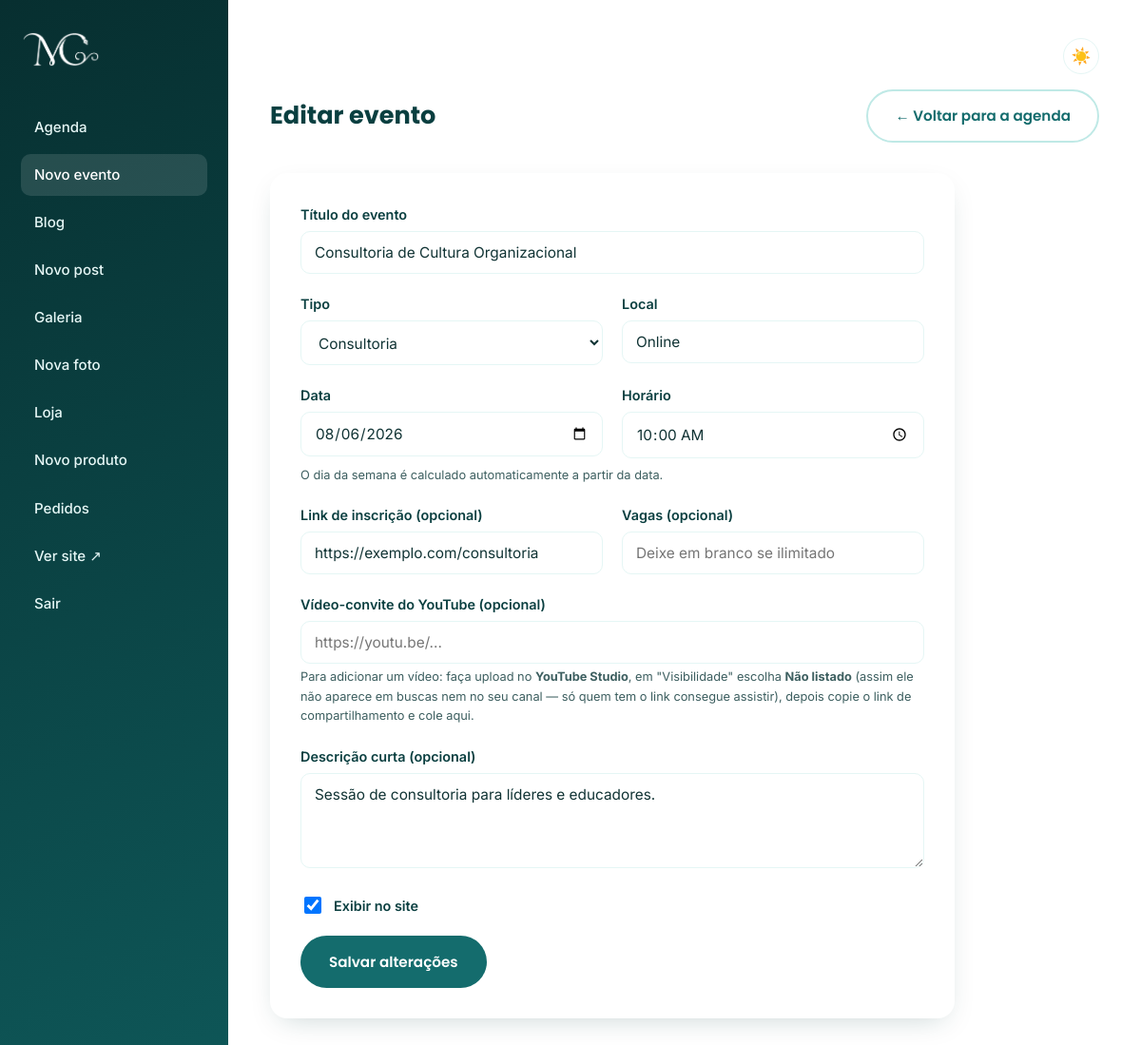
/admin/evento-form.php?id=2 (signed in), run on the app's committed database.
### tables this page shows
CREATE TABLE IF NOT EXISTS eventos (
    id INT UNSIGNED AUTO_INCREMENT PRIMARY KEY,
    titulo VARCHAR(255) NOT NULL,
    tipo ENUM('palestra', 'consultoria', 'workshop', 'outro') NOT NULL DEFAULT 'palestra',
    local VARCHAR(255) NOT NULL,
    link_inscricao VARCHAR(500) DEFAULT NULL,
    video_youtube_url VARCHAR(500) DEFAULT NULL,
    data_evento DATE NOT NULL,
    hora_evento TIME NOT NULL,
    vagas SMALLINT UNSIGNED DEFAULT NULL,
    descricao TEXT DEFAULT NULL,
    ativo TINYINT(1) NOT NULL DEFAULT 1,
    created_at TIMESTAMP NOT NULL DEFAULT CURRENT_TIMESTAMP,
    updated_at TIMESTAMP NOT NULL DEFAULT CURRENT_TIMESTAMP ON UPDATE CURRENT_TIMESTAMP,
    INDEX idx_data_evento (data_evento)
);

### includes/config.php (called while the page is built, shortened)
<?php
function db(): PDO
{
    static $pdo = null;
    if ($pdo === null) {
        $dsn = 'mysql:host=' . DB_HOST . ';dbname=' . DB_NAME . ';charset=utf8mb4';
        $pdo = new PDO($dsn, DB_USER, DB_PASS, [
            PDO::ATTR_ERRMODE => PDO::ERRMODE_EXCEPTION,
            PDO::ATTR_DEFAULT_FETCH_MODE => PDO::FETCH_ASSOC,
            PDO::ATTR_EMULATE_PREPARES => false,
        ]);
    }
    return $pdo;
}

### includes/functions.php (called while the page is built, shortened)
<?php
require_once __DIR__ . '/config.php';
function e(?string $value): string
{
    return htmlspecialchars($value ?? '', ENT_QUOTES, 'UTF-8');
}
function buscar_evento(int $id): ?array
{
    $stmt = db()->prepare('SELECT * FROM eventos WHERE id = ?');
    $stmt->execute([$id]);
    $evento = $stmt->fetch();
    return $evento ?: null;
}

### admin/evento-form.php (the view, shortened to what this page needs)
<?php
require_once __DIR__ . '/../includes/functions.php';
$id = isset($_GET['id']) ? (int) $_GET['id'] : (isset($_POST['id']) ? (int) $_POST['id'] : null);
$evento = $id ? buscar_evento($id) : null;
$valores = $evento ?? [
    'titulo' => '', 'tipo' => 'palestra', 'local' => '', 'link_inscricao' => '', 'video_youtube_url' => '',
    'data_evento' => '', 'hora_evento' => '', 'vagas' => '', 'descricao' => '', 'ativo' => 1,
];
require __DIR__ . '/includes/admin_header.php';
?>
<div class="admin-topbar">
  <h1><?= $id ? 'Editar evento' : 'Novo evento' ?></h1>
  <a href="/admin/eventos.php" class="btn btn-ghost">← Voltar para a agenda</a>
</div>
<div class="card" style="max-width:720px;">
  <form method="post" novalidate>
    <div class="form-group">
      <label for="titulo">Título do evento</label>
      <input class="form-control" type="text" id="titulo" name="titulo" required value="<?= e($valores['titulo']) ?>" placeholder="Ex: Palestra sobre Diálogo e World Café">
    </div>
    <div class="form-row">
      <div class="form-group">
        <label for="tipo">Tipo</label>
        <select class="form-control" id="tipo" name="tipo">
          <?php foreach (['palestra' => 'Palestra', 'consultoria' => 'Consultoria', 'workshop' => 'Workshop', 'outro' => 'Outro'] as $val => $label): ?>
            <option value="<?= e($val) ?>" <?= $valores['tipo'] === $val ? 'selected' : '' ?>><?= e($label) ?></option>
          <?php endforeach; ?>
        </select>
      </div>
      <div class="form-group">
        <label for="local">Local</label>
        <input class="form-control" type="text" id="local" name="local" required value="<?= e($valores['local']) ?>" placeholder="Ex: São Paulo, SP ou Online">
      </div>
    </div>
    <div class="form-row">
      <div class="form-group">
        <label for="data_evento">Data</label>
        <input class="form-control" type="date" id="data_evento" name="data_evento" required value="<?= e($valores['data_evento']) ?>">
      </div>
      <div class="form-group">
        <label for="hora_evento">Horário</label>
        <input class="form-control" type="time" id="hora_evento" name="hora_evento" required value="<?= e(substr($valores['hora_evento'] ?? '', 0, 5)) ?>">
      </div>
    </div>
    <p class="form-hint" style="margin-top:-12px; margin-bottom:20px;">O dia da semana é calculado automaticamente a partir da data.</p>
    <div class="form-row">
      <div class="form-group">
        <label for="link_inscricao">Link de inscrição (opcional)</label>
        <input class="form-control" type="url" id="link_inscricao" name="link_inscricao" value="<?= e($valores['link_inscricao']) ?>" placeholder="https://...">
      </div>
      <div class="form-group">
        <label for="vagas">Vagas (opcional)</label>
        <input class="form-control" type="number" min="0" id="vagas" name="vagas" value="<?= e((string) $valores['vagas']) ?>" placeholder="Deixe em branco se ilimitado">
      </div>
    </div>
    <div class="form-group">
      <label for="video_youtube_url">Vídeo-convite do YouTube (opcional)</label>
      <input class="form-control" type="url" id="video_youtube_url" name="video_youtube_url" value="<?= e($valores['video_youtube_url']) ?>" placeholder="https://youtu.be/...">
      <p class="form-hint">Para adicionar um vídeo: faça upload no <strong>YouTube Studio</strong>, em "Visibilidade" escolha <strong>Não listado</strong> (assim ele não aparece em buscas nem no seu canal — só quem tem o link consegue assistir), depois copie o link de compartilhamento e cole aqui.</p>
    </div>
    <div class="form-group">
      <label for="descricao">Descrição curta (opcional)</label>
      <textarea class="form-control" id="descricao" name="descricao" rows="3"><?= e($valores['descricao']) ?></textarea>
    </div>
    <div class="form-group" style="display:flex; align-items:center; gap:10px;">
      <input type="checkbox" id="ativo" name="ativo" value="1" <?= $valores['ativo'] ? 'checked' : '' ?> style="width:18px; height:18px;">
      <label for="ativo" style="margin:0;">Exibir no site</label>
    </div>
    <button type="submit" class="btn btn-teal"><?= $id ? 'Salvar alterações' : 'Criar evento' ?></button>
  </form>
</div>
<?php require __DIR__ . '/includes/admin_footer.php'; ?>

### assets/css/style.css (style rules this page uses)
:root { --teal-950: #072f30; --teal-900: #0a3f40; --teal-800: #0e5657; --teal-700: #146c6d; --teal-600: #1a8586; --teal-500: #229c9c; --teal-400: #4fb8b6; --teal-300: #8fd7d3; --teal-200: #bfe9e6; --teal-100: #e5f6f5; --teal-50: #f3fbfa; --accent-600: #b5652f; --accent-500: #c97b45; --accent-100: #f6e3d3; --ink: #103334; --ink-soft: #3d5f60; --white: #ffffff; --font-heading: 'Poppins', 'Segoe UI', sans-serif; --font-body: 'Inter', 'Segoe UI', sans-serif; --radius-sm: 10px; --radius-md: 18px; --radius-lg: 32px; --shadow-soft: 0 20px 45px -20px rgba(10, 63, 64, 0.35); --shadow-card: 0 10px 30px -12px rgba(10, 63, 64, 0.25); --container-w: 1140px; --bg-page: var(--white); --bg-surface: var(--white); --bg-tint: var(--teal-50); --text-body: var(--ink); --text-heading: var(--teal-900); --text-soft: var(--ink-soft); --border-soft: var(--teal-100); --header-bg: rgba(255, 255, 255, 0.92); --tag-bg: var(--teal-100); --tag-text: var(--teal-800); --alert-error-bg: #fbeae7; --alert-error-text: #a63a2b; --alert-error-border: #f2c6bd; --alert-success-bg: #e4f5ee; --alert-success-text: #1e7a52; --alert-success-border: #bfe6d4; --whatsapp-bg: #25d366; --whatsapp-fg: #ffffff; }
* { box-sizing: border-box; }
html { scroll-behavior: smooth; }
body { margin: 0; font-family: var(--font-body); color: var(--text-body); background: var(--bg-page); line-height: 1.6; -webkit-font-smoothing: antialiased; transition: background-color 0.2s ease, color 0.2s ease; }
h1, h2, h3, h4 { font-family: var(--font-heading); font-weight: 700; line-height: 1.15; margin: 0 0 0.5em; color: var(--text-heading); }
p { margin: 0 0 1em; }
a { color: var(--teal-700); text-decoration: none; }
.btn { display: inline-flex; align-items: center; gap: 8px; font-family: var(--font-heading); font-weight: 600; font-size: 0.95rem; padding: 14px 28px; border-radius: 999px; border: 2px solid transparent; cursor: pointer; transition: transform 0.15s ease, box-shadow 0.15s ease, background 0.15s ease, color 0.15s ease; }
.btn-teal { background: var(--teal-700); color: var(--white); }
.btn-ghost { background: transparent; color: var(--teal-700); border-color: var(--teal-200); }
.card { background: var(--bg-surface); border-radius: var(--radius-md); box-shadow: var(--shadow-card); padding: 32px; }
.admin-body { background: var(--bg-page); min-height: 100vh; }
.admin-topbar { display: flex; justify-content: space-between; align-items: center; margin-bottom: 32px; gap: 16px; flex-wrap: wrap; }
.admin-topbar h1 { margin: 0; font-size: 1.6rem; }
.form-group { margin-bottom: 20px; }
.form-group label { display: block; font-weight: 600; font-size: 0.9rem; margin-bottom: 6px; color: var(--text-heading); }
.form-control { width: 100%; padding: 12px 14px; border: 1.5px solid var(--border-soft); border-radius: var(--radius-sm); font-family: var(--font-body); font-size: 0.96rem; background: var(--bg-surface); color: var(--text-body); }
textarea.form-control { resize: vertical; min-height: 100px; }
.form-row { display: grid; grid-template-columns: 1fr 1fr; gap: 20px; }
.form-hint { font-size: 0.8rem; color: var(--text-soft); margin-top: 4px; }

### data on the page
eventos: titulo "Consultoria de Cultura Organizacional", tipo "Consultoria", local "Online", data_evento "08/06/2026", hora_evento "10:00", link_inscricao "https://exemplo.com/consultoria", descricao "Sessão de consultoria para líderes e educadores.", ativo "☑"
